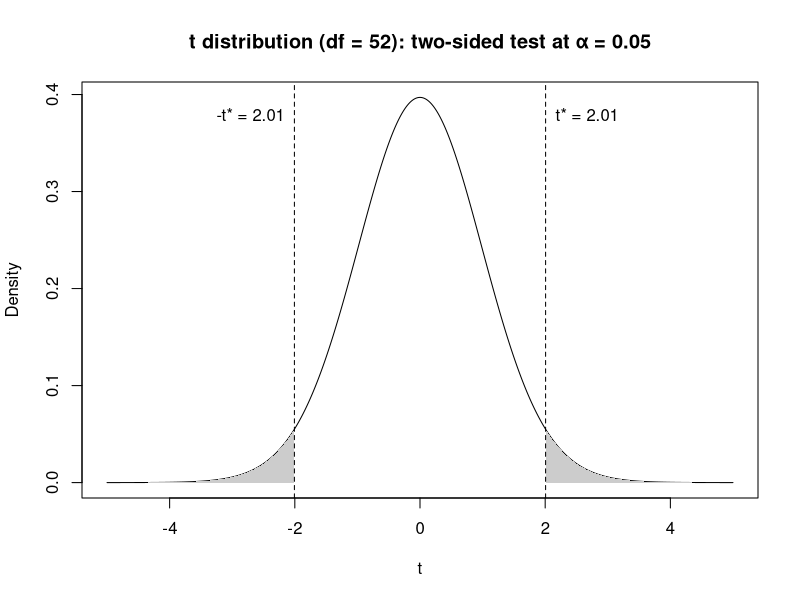
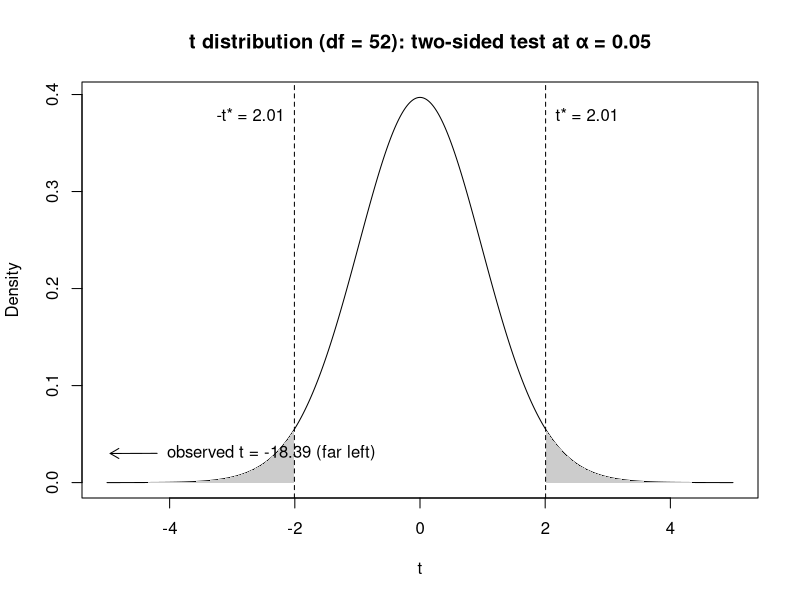

Source code (R) for these figures, in order:
## ---- chunk 1
#| echo: false
#| warning: false
#| message: false
#| fig-width: 8
#| fig-height: 4.2


df <- 52
t_obs <- -18.39
alpha <- 0.05
t_crit <- qt(1 - alpha/2, df)

# Plot range chosen for teaching: shows critical values clearly
x <- seq(-5, 5, length.out = 2000)
y <- dt(x, df)

plot(x, y, type = "l", xlab = "t", ylab = "Density",
     main = sprintf("t distribution (df = %d): two-sided test at α = %.2f", df, alpha))

# Shade rejection regions (tails beyond ±t_crit)
x_left  <- x[x <= -t_crit]
y_left  <- dt(x_left, df)
polygon(c(x_left, rev(x_left)), c(y_left, rep(0, length(y_left))),
        col = "gray80", border = NA)

x_right <- x[x >=  t_crit]
y_right <- dt(x_right, df)
polygon(c(x_right, rev(x_right)), c(y_right, rep(0, length(y_right))),
        col = "gray80", border = NA)

# Draw critical value lines
abline(v = c(-t_crit, t_crit), lty = 2)
text(-t_crit, max(y)*0.95, sprintf("-t* = %.2f", t_crit), pos = 2)
text( t_crit, max(y)*0.95, sprintf("t* = %.2f", t_crit), pos = 4)



## ---- chunk 2
#| echo: false
#| warning: false
#| message: false
#| fig-width: 8
#| fig-height: 4.2

df <- 52
t_obs <- -18.39
alpha <- 0.05
t_crit <- qt(1 - alpha/2, df)

# Plot range chosen for teaching: shows critical values clearly
x <- seq(-5, 5, length.out = 2000)
y <- dt(x, df)

plot(x, y, type = "l", xlab = "t", ylab = "Density",
     main = sprintf("t distribution (df = %d): two-sided test at α = %.2f", df, alpha))

# Shade rejection regions (tails beyond ±t_crit)
x_left  <- x[x <= -t_crit]
y_left  <- dt(x_left, df)
polygon(c(x_left, rev(x_left)), c(y_left, rep(0, length(y_left))),
        col = "gray80", border = NA)

x_right <- x[x >=  t_crit]
y_right <- dt(x_right, df)
polygon(c(x_right, rev(x_right)), c(y_right, rep(0, length(y_right))),
        col = "gray80", border = NA)

# Draw critical value lines
abline(v = c(-t_crit, t_crit), lty = 2)
text(-t_crit, max(y)*0.95, sprintf("-t* = %.2f", t_crit), pos = 2)
text( t_crit, max(y)*0.95, sprintf("t* = %.2f", t_crit), pos = 4)

# Mark observed t.
# It's off the plotted range; show an arrow indicating it's far beyond the left tail.
if (t_obs < min(x)) {
  arrows(x0 = -4.2, y0 = dt(-4.2, df)+.03, x1 = -4.95, y1 = dt(-4.95, df) +.03, length = 0.1)
  text(-4.2, dt(-4.2, df)+.03, sprintf("observed t = %.2f (far left)", t_obs), pos = 4)
} else {
  abline(v = t_obs, lwd = 2)
  text(t_obs, max(y)*0.8, sprintf("observed t = %.2f", t_obs), pos = 4)
}

# Optional: label acceptance region
#text(0, max(y)*0.35, "Fail to reject H₀ region", cex = 0.9)
#text(-3.2, dt(-3.2, df)*1.2, "Reject H₀", cex = 0.9)
#text( 3.2, dt( 3.2, df)*1.2, "Reject H₀", cex = 0.9)
